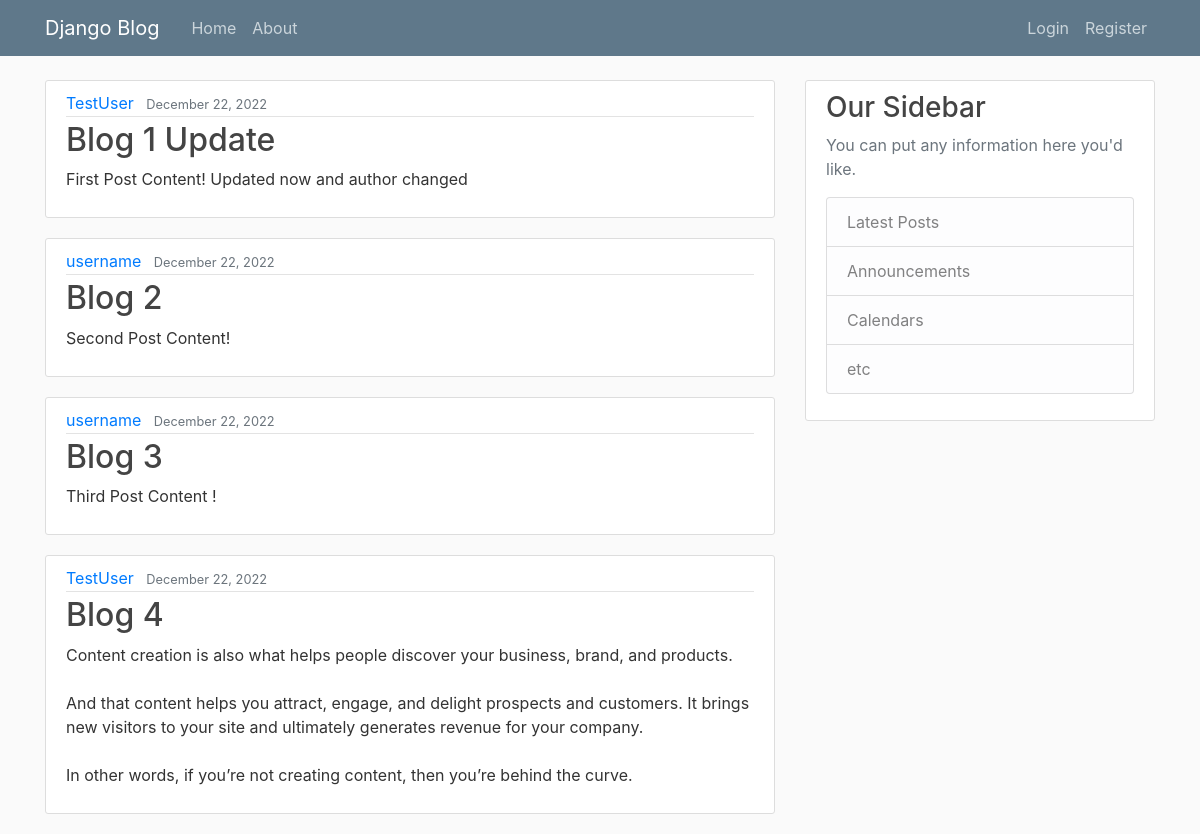
Screenshot of /blog/ with the database file from the repository.
### blog/models.py (models this page shows, shortened)
class Post(models.Model):
    title = models.CharField(max_length=100)
    content = models.TextField()
    date_posted = models.DateTimeField(default=timezone.now)
    author = models.ForeignKey(User, on_delete=models.CASCADE)

### blog/views.py (the view)
# urls.py: path('', views.home,name='blog-home'),
def home(request) :
    context = {
        'posts' : Post.objects.all()
    }
    return render(request,'blog/home.html', context )

### blog/templates/blog/home.html
{% extends "blog/base.html" %}
{% block content %}
    {% for post in posts %}
    <article class="media content-section">
        <div class="media-body">
          <div class="article-metadata">
            <a class="mr-2" href="#">{{ post.author }}</a>
            <small class="text-muted">{{ post.date_posted|date:"F d, Y" }}</small>
          </div>
          <h2><a class="article-title" href="#">{{ post.title }}</a></h2>
          <p class="article-content">{{ post.content }}</p>
        </div>
      </article>
    {% endfor %}
{% endblock content %}

### blog/templates/blog/base.html (shortened to what this page needs)
{% load static %}
<!DOCTYPE html>
<html lang="en">
<head>
    <link rel="stylesheet" href="https://cdn.jsdelivr.net/npm/bootstrap@4.3.1/dist/css/bootstrap.min.css">
    <link rel="stylesheet" type="text/css" href="{% static 'blog/main.css' %}">
</head>
<body>
    <header class="site-header">
        <nav class="navbar navbar-expand-md navbar-dark bg-steel fixed-top">
          <div class="container">
            <a class="navbar-brand mr-4" href="{% url 'blog-home' %}">Django Blog</a>
            <div class="collapse navbar-collapse" id="navbarToggle">
              <div class="navbar-nav mr-auto">
                <a class="nav-item nav-link" href="{% url 'blog-home' %}">Home</a>
                <a class="nav-item nav-link" href="{% url 'blog-about' %}">About</a>
              </div>
              <div class="navbar-nav">
                <a class="nav-item nav-link" href="#">Login</a>
                <a class="nav-item nav-link" href="#">Register</a>
              </div>
            </div>
          </div>
        </nav>
      </header>
      <main role="main" class="container">
        <div class="row">
          <div class="col-md-8">
            {% block content %}{% endblock %}
          </div>
          <div class="col-md-4">
            <div class="content-section">
              <h3>Our Sidebar</h3>
              <p class='text-muted'>You can put any information here you'd like.
                <ul class="list-group">
                  <li class="list-group-item list-group-item-light">Latest Posts</li>
                  <li class="list-group-item list-group-item-light">Announcements</li>
                  <li class="list-group-item list-group-item-light">Calendars</li>
                  <li class="list-group-item list-group-item-light">etc</li>
                </ul>
              </p>
            </div>
          </div>
        </div>
      </main>
</body>
</html>

### blog/static/blog/main.css (style rules this page uses)
body { background: #fafafa; color: #333333; margin-top: 5rem; }
h1, h2, h3, h4, h5, h6 { color: #444444; }
ul { margin: 0; }
.bg-steel { background-color: #5f788a; }
.site-header .navbar-nav .nav-link { color: #cbd5db; }
.content-section { background: #ffffff; padding: 10px 20px; border: 1px solid #dddddd; border-radius: 3px; margin-bottom: 20px; }
.article-title { color: #444444; }
.article-content { white-space: pre-line; }
.article-metadata { padding-bottom: 1px; margin-bottom: 4px; border-bottom: 1px solid #e3e3e3 }

### rows the page displays
Post: author "TestUser", date_posted "December 22, 2022", title "Blog 1 Update", content "First Post Content! Updated now and author changed"
Post: author "username", date_posted "December 22, 2022", title "Blog 2", content "Second Post Content!"
Post: author "username", date_posted "December 22, 2022", title "Blog 3", content "Third Post Content !"
Post: author "TestUser", date_posted "December 22, 2022", title "Blog 4", content "Content creation is also what helps people discover your business, brand, and products. And that content helps you attract, engage, and delight prospects and customers. It brings new visitors to your site and ultimately generates revenue for your company. In other words, if you’re not creating content, then you’re behind the curve."
